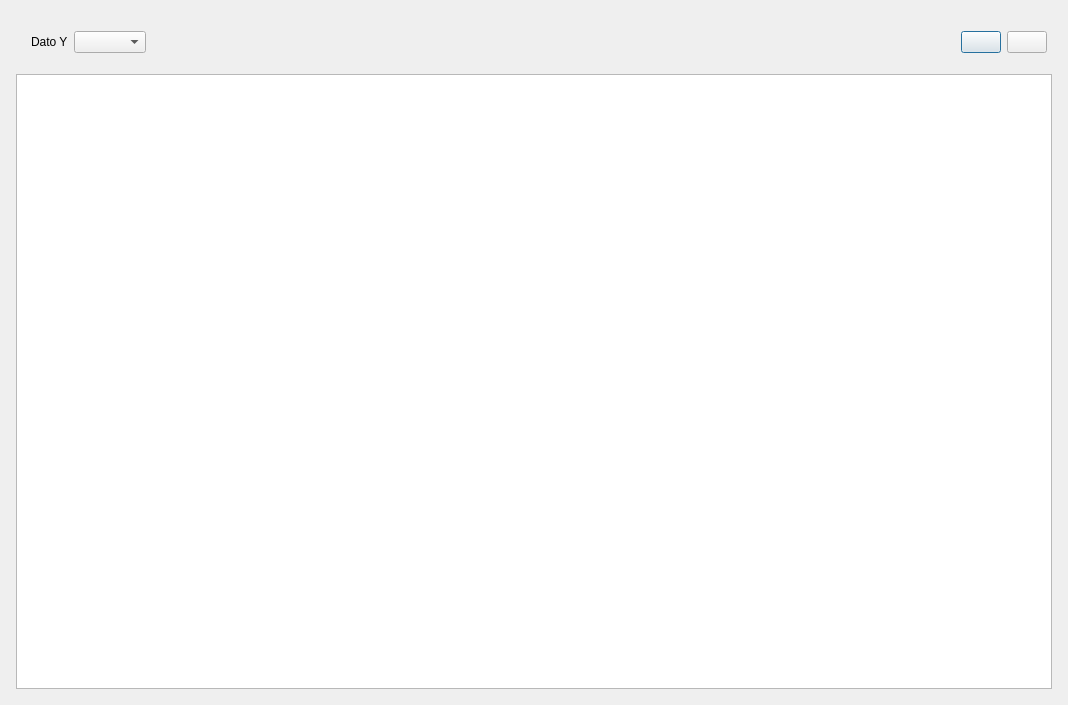
<?xml version="1.0" encoding="UTF-8"?>
<ui version="4.0">
 <class>DialogShowLineGraphic</class>
 <widget class="QDialog" name="DialogShowLineGraphic">
  <property name="geometry">
   <rect>
    <x>0</x>
    <y>0</y>
    <width>1068</width>
    <height>705</height>
   </rect>
  </property>
  <property name="windowTitle">
   <string>Mostrar gráfico</string>
  </property>
  <layout class="QVBoxLayout" name="verticalLayout_2">
   <item>
    <layout class="QVBoxLayout" name="verticalLayout">
     <property name="leftMargin">
      <number>5</number>
     </property>
     <property name="topMargin">
      <number>5</number>
     </property>
     <property name="rightMargin">
      <number>5</number>
     </property>
     <property name="bottomMargin">
      <number>5</number>
     </property>
     <item>
      <layout class="QHBoxLayout" name="containerSelectores">
       <property name="sizeConstraint">
        <enum>QLayout::SetFixedSize</enum>
       </property>
       <property name="leftMargin">
        <number>5</number>
       </property>
       <property name="topMargin">
        <number>5</number>
       </property>
       <property name="rightMargin">
        <number>5</number>
       </property>
       <property name="bottomMargin">
        <number>5</number>
       </property>
       <item>
        <layout class="QHBoxLayout" name="containerSelectorY">
         <property name="leftMargin">
          <number>10</number>
         </property>
         <property name="topMargin">
          <number>10</number>
         </property>
         <property name="rightMargin">
          <number>10</number>
         </property>
         <property name="bottomMargin">
          <number>10</number>
         </property>
         <item>
          <widget class="QLabel" name="lblDatoY">
           <property name="sizePolicy">
            <sizepolicy hsizetype="Fixed" vsizetype="Preferred">
             <horstretch>0</horstretch>
             <verstretch>0</verstretch>
            </sizepolicy>
           </property>
           <property name="text">
            <string>Dato Y</string>
           </property>
          </widget>
         </item>
         <item>
          <widget class="QComboBox" name="cmbDatoY">
           <property name="sizePolicy">
            <sizepolicy hsizetype="Fixed" vsizetype="Fixed">
             <horstretch>0</horstretch>
             <verstretch>0</verstretch>
            </sizepolicy>
           </property>
          </widget>
         </item>
        </layout>
       </item>
       <item>
        <spacer name="horizontalSpacer">
         <property name="orientation">
          <enum>Qt::Horizontal</enum>
         </property>
         <property name="sizeHint" stdset="0">
          <size>
           <width>40</width>
           <height>20</height>
          </size>
         </property>
        </spacer>
       </item>
       <item>
        <widget class="QPushButton" name="btnPrint">
         <property name="toolTip">
          <string>Imprimir</string>
         </property>
         <property name="text">
          <string/>
         </property>
         <property name="icon">
          <iconset theme="printer">
           <normaloff>.</normaloff>.</iconset>
         </property>
        </widget>
       </item>
       <item>
        <widget class="QPushButton" name="btnClose">
         <property name="toolTip">
          <string>Cerrar</string>
         </property>
         <property name="text">
          <string/>
         </property>
         <property name="icon">
          <iconset theme="window-close"/>
         </property>
        </widget>
       </item>
      </layout>
     </item>
     <item>
      <widget class="QGraphicsView" name="chartView"/>
     </item>
    </layout>
   </item>
  </layout>
 </widget>
 <resources/>
 <connections/>
</ui>
